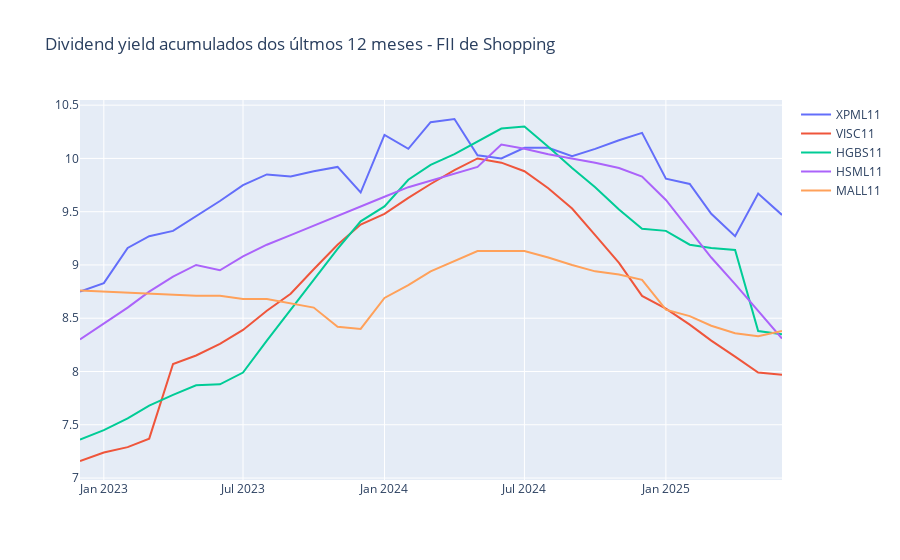

Notebook source saved alongside this figure:
### Code cell
# DY acumulado dos últimos 12 meses
df_shoppings_dy_accum = dy_fii_acumm_12m(df=fii_shoppping)

# Plotando o DY acumulados dos últimos 12 meses
fig = go.Figure()

for empresa in df_shoppings_dy_accum.columns:
    fig.add_trace(go.Scatter(
        x=df_shoppings_dy_accum.index,
        y=df_shoppings_dy_accum[empresa],
        name=empresa
    ))

fig.update_layout(title='Dividend yield acumulados dos últmos 12 meses - FII de Shopping')

fig.show()
